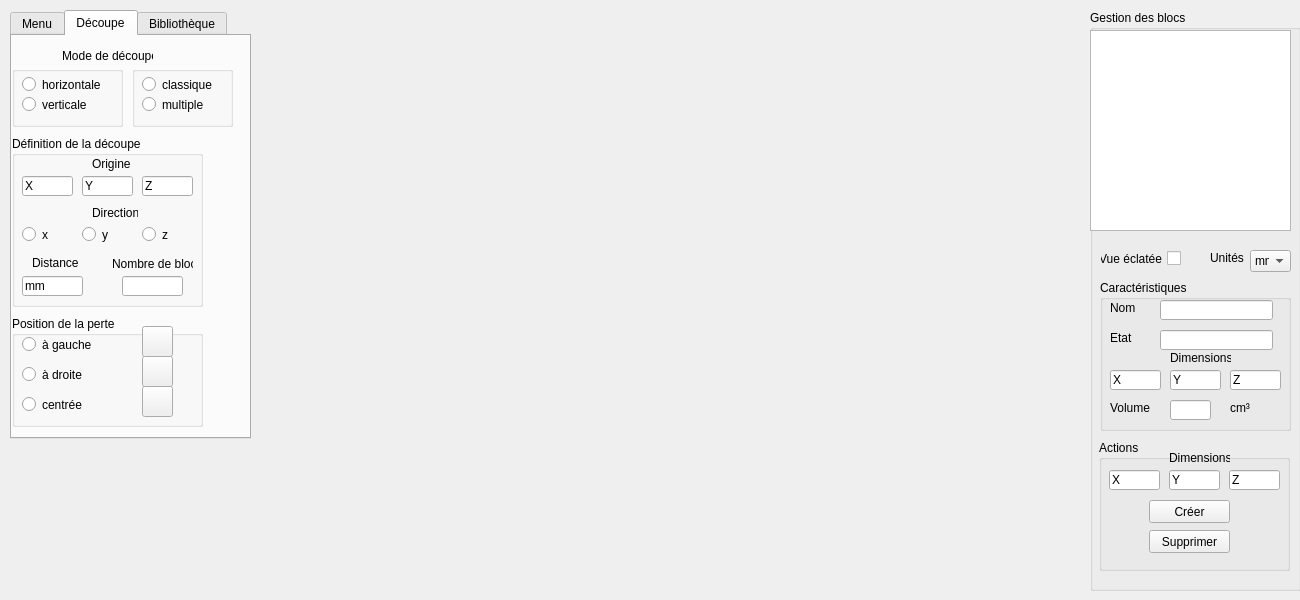
<?xml version="1.0" encoding="UTF-8"?>
<ui version="4.0">
 <class>VueMain</class>
 <widget class="QMainWindow" name="VueMain">
  <property name="geometry">
   <rect>
    <x>0</x>
    <y>0</y>
    <width>1300</width>
    <height>600</height>
   </rect>
  </property>
  <property name="minimumSize">
   <size>
    <width>1300</width>
    <height>600</height>
   </size>
  </property>
  <property name="windowTitle">
   <string>MainWindow</string>
  </property>
  <widget class="QWidget" name="centralwidget">
   <widget class="QWidget" name="verticalLayoutWidget">
    <property name="geometry">
     <rect>
      <x>260</x>
      <y>-1</y>
      <width>821</width>
      <height>601</height>
     </rect>
    </property>
    <layout class="QVBoxLayout" name="ogreLayout">
     <item>
      <spacer name="verticalSpacer">
       <property name="orientation">
        <enum>Qt::Vertical</enum>
       </property>
       <property name="sizeHint" stdset="0">
        <size>
         <width>20</width>
         <height>40</height>
        </size>
       </property>
      </spacer>
     </item>
     <item>
      <spacer name="horizontalSpacer">
       <property name="orientation">
        <enum>Qt::Horizontal</enum>
       </property>
       <property name="sizeHint" stdset="0">
        <size>
         <width>40</width>
         <height>20</height>
        </size>
       </property>
      </spacer>
     </item>
    </layout>
   </widget>
   <widget class="QGroupBox" name="gestionBlocs_groupBox">
    <property name="geometry">
     <rect>
      <x>1090</x>
      <y>10</y>
      <width>211</width>
      <height>581</height>
     </rect>
    </property>
    <property name="title">
     <string>Gestion des blocs</string>
    </property>
    <widget class="QCheckBox" name="vue_checkBox">
     <property name="geometry">
      <rect>
       <x>10</x>
       <y>240</y>
       <width>81</width>
       <height>17</height>
      </rect>
     </property>
     <property name="layoutDirection">
      <enum>Qt::RightToLeft</enum>
     </property>
     <property name="text">
      <string>Vue éclatée</string>
     </property>
    </widget>
    <widget class="QGroupBox" name="blocCaracteristiques_groupBox">
     <property name="geometry">
      <rect>
       <x>10</x>
       <y>270</y>
       <width>191</width>
       <height>151</height>
      </rect>
     </property>
     <property name="title">
      <string>Caractéristiques</string>
     </property>
     <widget class="QLineEdit" name="blocNom_text">
      <property name="geometry">
       <rect>
        <x>60</x>
        <y>20</y>
        <width>113</width>
        <height>20</height>
       </rect>
      </property>
     </widget>
     <widget class="QLabel" name="blocNom_label">
      <property name="geometry">
       <rect>
        <x>10</x>
        <y>20</y>
        <width>31</width>
        <height>16</height>
       </rect>
      </property>
      <property name="text">
       <string>Nom</string>
      </property>
     </widget>
     <widget class="QLineEdit" name="blocEtat_text">
      <property name="geometry">
       <rect>
        <x>60</x>
        <y>50</y>
        <width>113</width>
        <height>20</height>
       </rect>
      </property>
     </widget>
     <widget class="QLabel" name="blocEtat_label">
      <property name="geometry">
       <rect>
        <x>10</x>
        <y>50</y>
        <width>31</width>
        <height>16</height>
       </rect>
      </property>
      <property name="text">
       <string>Etat</string>
      </property>
     </widget>
     <widget class="QLabel" name="blocDimensions_label">
      <property name="geometry">
       <rect>
        <x>70</x>
        <y>70</y>
        <width>61</width>
        <height>16</height>
       </rect>
      </property>
      <property name="text">
       <string>Dimensions</string>
      </property>
     </widget>
     <widget class="QLineEdit" name="blocZ_text">
      <property name="geometry">
       <rect>
        <x>130</x>
        <y>90</y>
        <width>51</width>
        <height>20</height>
       </rect>
      </property>
      <property name="text">
       <string>Z</string>
      </property>
     </widget>
     <widget class="QLineEdit" name="blocX_text">
      <property name="geometry">
       <rect>
        <x>10</x>
        <y>90</y>
        <width>51</width>
        <height>20</height>
       </rect>
      </property>
      <property name="text">
       <string>X</string>
      </property>
     </widget>
     <widget class="QLineEdit" name="blocY_text">
      <property name="geometry">
       <rect>
        <x>70</x>
        <y>90</y>
        <width>51</width>
        <height>20</height>
       </rect>
      </property>
      <property name="text">
       <string>Y</string>
      </property>
     </widget>
     <widget class="QLineEdit" name="blocVolume_text">
      <property name="geometry">
       <rect>
        <x>70</x>
        <y>120</y>
        <width>41</width>
        <height>20</height>
       </rect>
      </property>
     </widget>
     <widget class="QLabel" name="blocVolume_label">
      <property name="geometry">
       <rect>
        <x>10</x>
        <y>120</y>
        <width>41</width>
        <height>16</height>
       </rect>
      </property>
      <property name="text">
       <string>Volume</string>
      </property>
     </widget>
     <widget class="QLabel" name="blocUniteVolume_label">
      <property name="geometry">
       <rect>
        <x>130</x>
        <y>120</y>
        <width>21</width>
        <height>16</height>
       </rect>
      </property>
      <property name="text">
       <string>cm³</string>
      </property>
     </widget>
    </widget>
    <widget class="QGroupBox" name="blocActions_groupBox">
     <property name="geometry">
      <rect>
       <x>9</x>
       <y>430</y>
       <width>191</width>
       <height>131</height>
      </rect>
     </property>
     <property name="title">
      <string>Actions</string>
     </property>
     <widget class="QPushButton" name="blocSupprimer_pushButton">
      <property name="geometry">
       <rect>
        <x>50</x>
        <y>90</y>
        <width>81</width>
        <height>23</height>
       </rect>
      </property>
      <property name="text">
       <string>Supprimer</string>
      </property>
     </widget>
     <widget class="QPushButton" name="blocCreer_pushButton">
      <property name="geometry">
       <rect>
        <x>50</x>
        <y>60</y>
        <width>81</width>
        <height>23</height>
       </rect>
      </property>
      <property name="text">
       <string>Créer</string>
      </property>
     </widget>
     <widget class="QLabel" name="blocActionDimensions_label">
      <property name="geometry">
       <rect>
        <x>70</x>
        <y>10</y>
        <width>61</width>
        <height>16</height>
       </rect>
      </property>
      <property name="text">
       <string>Dimensions</string>
      </property>
     </widget>
     <widget class="QLineEdit" name="nouveauBlocX_text">
      <property name="geometry">
       <rect>
        <x>10</x>
        <y>30</y>
        <width>51</width>
        <height>20</height>
       </rect>
      </property>
      <property name="text">
       <string>X</string>
      </property>
     </widget>
     <widget class="QLineEdit" name="nouveauBlocZ_text">
      <property name="geometry">
       <rect>
        <x>130</x>
        <y>30</y>
        <width>51</width>
        <height>20</height>
       </rect>
      </property>
      <property name="text">
       <string>Z</string>
      </property>
     </widget>
     <widget class="QLineEdit" name="nouveauBlocY_text">
      <property name="geometry">
       <rect>
        <x>70</x>
        <y>30</y>
        <width>51</width>
        <height>20</height>
       </rect>
      </property>
      <property name="text">
       <string>Y</string>
      </property>
     </widget>
    </widget>
    <widget class="QComboBox" name="unites_comboBox">
     <property name="geometry">
      <rect>
       <x>160</x>
       <y>240</y>
       <width>41</width>
       <height>22</height>
      </rect>
     </property>
     <item>
      <property name="text">
       <string>mm</string>
      </property>
     </item>
     <item>
      <property name="text">
       <string>%</string>
      </property>
     </item>
    </widget>
    <widget class="QLabel" name="unites_label">
     <property name="geometry">
      <rect>
       <x>120</x>
       <y>240</y>
       <width>46</width>
       <height>16</height>
      </rect>
     </property>
     <property name="text">
      <string>Unités</string>
     </property>
    </widget>
    <widget class="QTreeView" name="treeBlocs">
     <property name="geometry">
      <rect>
       <x>0</x>
       <y>20</y>
       <width>201</width>
       <height>201</height>
      </rect>
     </property>
     <property name="headerHidden">
      <bool>true</bool>
     </property>
     <attribute name="headerVisible">
      <bool>false</bool>
     </attribute>
    </widget>
   </widget>
   <widget class="QTabWidget" name="decoupe_menu_biblio_onglet">
    <property name="geometry">
     <rect>
      <x>10</x>
      <y>10</y>
      <width>241</width>
      <height>429</height>
     </rect>
    </property>
    <property name="currentIndex">
     <number>1</number>
    </property>
    <widget class="QWidget" name="menuOnglet">
     <property name="enabled">
      <bool>true</bool>
     </property>
     <attribute name="title">
      <string>Menu</string>
     </attribute>
     <widget class="QPushButton" name="quitter_pushButton">
      <property name="geometry">
       <rect>
        <x>50</x>
        <y>140</y>
        <width>91</width>
        <height>23</height>
       </rect>
      </property>
      <property name="text">
       <string>Quitter</string>
      </property>
     </widget>
     <widget class="QPushButton" name="ouvrirProjet_pushButton">
      <property name="geometry">
       <rect>
        <x>50</x>
        <y>20</y>
        <width>91</width>
        <height>23</height>
       </rect>
      </property>
      <property name="text">
       <string>Ouvrir un projet</string>
      </property>
     </widget>
     <widget class="QPushButton" name="enregistrer_pushButton">
      <property name="geometry">
       <rect>
        <x>50</x>
        <y>60</y>
        <width>91</width>
        <height>23</height>
       </rect>
      </property>
      <property name="text">
       <string>Enregistrer</string>
      </property>
     </widget>
     <widget class="QPushButton" name="enregistrerSous_pushButton">
      <property name="geometry">
       <rect>
        <x>50</x>
        <y>100</y>
        <width>91</width>
        <height>23</height>
       </rect>
      </property>
      <property name="text">
       <string>Enregistrer sous</string>
      </property>
     </widget>
    </widget>
    <widget class="QWidget" name="decoupeOnglet">
     <attribute name="title">
      <string>Découpe</string>
     </attribute>
     <widget class="QGroupBox" name="modeDecoupeDroit_GroupBox">
      <property name="geometry">
       <rect>
        <x>120</x>
        <y>30</y>
        <width>101</width>
        <height>61</height>
       </rect>
      </property>
      <property name="title">
       <string/>
      </property>
      <widget class="QRadioButton" name="classiqueRadioButton">
       <property name="geometry">
        <rect>
         <x>10</x>
         <y>10</y>
         <width>82</width>
         <height>17</height>
        </rect>
       </property>
       <property name="text">
        <string>classique</string>
       </property>
      </widget>
      <widget class="QRadioButton" name="multipleRadioButton">
       <property name="geometry">
        <rect>
         <x>10</x>
         <y>30</y>
         <width>82</width>
         <height>17</height>
        </rect>
       </property>
       <property name="text">
        <string>multiple</string>
       </property>
      </widget>
     </widget>
     <widget class="QGroupBox" name="definitionDecoupeGroupBox">
      <property name="geometry">
       <rect>
        <x>0</x>
        <y>100</y>
        <width>191</width>
        <height>171</height>
       </rect>
      </property>
      <property name="title">
       <string>Définition de la découpe</string>
      </property>
      <widget class="QLineEdit" name="origineX_text">
       <property name="geometry">
        <rect>
         <x>10</x>
         <y>40</y>
         <width>51</width>
         <height>20</height>
        </rect>
       </property>
       <property name="text">
        <string>X</string>
       </property>
      </widget>
      <widget class="QLineEdit" name="origineY_text">
       <property name="geometry">
        <rect>
         <x>70</x>
         <y>40</y>
         <width>51</width>
         <height>20</height>
        </rect>
       </property>
       <property name="text">
        <string>Y</string>
       </property>
      </widget>
      <widget class="QLineEdit" name="origineZ_text">
       <property name="geometry">
        <rect>
         <x>130</x>
         <y>40</y>
         <width>51</width>
         <height>20</height>
        </rect>
       </property>
       <property name="text">
        <string>Z</string>
       </property>
      </widget>
      <widget class="QLabel" name="origine_label">
       <property name="geometry">
        <rect>
         <x>80</x>
         <y>20</y>
         <width>41</width>
         <height>16</height>
        </rect>
       </property>
       <property name="text">
        <string>Origine</string>
       </property>
      </widget>
      <widget class="QLabel" name="direction_label">
       <property name="geometry">
        <rect>
         <x>80</x>
         <y>70</y>
         <width>46</width>
         <height>13</height>
        </rect>
       </property>
       <property name="text">
        <string>Direction</string>
       </property>
      </widget>
      <widget class="QRadioButton" name="directionX_radioButton">
       <property name="geometry">
        <rect>
         <x>10</x>
         <y>90</y>
         <width>41</width>
         <height>17</height>
        </rect>
       </property>
       <property name="text">
        <string>x</string>
       </property>
      </widget>
      <widget class="QRadioButton" name="directionY_radioButton">
       <property name="geometry">
        <rect>
         <x>70</x>
         <y>90</y>
         <width>41</width>
         <height>17</height>
        </rect>
       </property>
       <property name="text">
        <string>y</string>
       </property>
      </widget>
      <widget class="QRadioButton" name="directionZ_radioButton">
       <property name="geometry">
        <rect>
         <x>130</x>
         <y>90</y>
         <width>41</width>
         <height>17</height>
        </rect>
       </property>
       <property name="text">
        <string>z</string>
       </property>
      </widget>
      <widget class="QLabel" name="distance_label">
       <property name="geometry">
        <rect>
         <x>20</x>
         <y>120</y>
         <width>46</width>
         <height>13</height>
        </rect>
       </property>
       <property name="text">
        <string>Distance</string>
       </property>
      </widget>
      <widget class="QLabel" name="nbBlocs_label">
       <property name="geometry">
        <rect>
         <x>100</x>
         <y>120</y>
         <width>81</width>
         <height>16</height>
        </rect>
       </property>
       <property name="text">
        <string>Nombre de blocs</string>
       </property>
      </widget>
      <widget class="QLineEdit" name="distance_text">
       <property name="geometry">
        <rect>
         <x>10</x>
         <y>140</y>
         <width>61</width>
         <height>20</height>
        </rect>
       </property>
       <property name="text">
        <string>mm</string>
       </property>
      </widget>
      <widget class="QLineEdit" name="nbBlocs_text">
       <property name="geometry">
        <rect>
         <x>110</x>
         <y>140</y>
         <width>61</width>
         <height>20</height>
        </rect>
       </property>
      </widget>
     </widget>
     <widget class="QGroupBox" name="positionPerteGroupBox">
      <property name="geometry">
       <rect>
        <x>0</x>
        <y>280</y>
        <width>191</width>
        <height>111</height>
       </rect>
      </property>
      <property name="title">
       <string>Position de la perte</string>
      </property>
      <widget class="QRadioButton" name="perteGauche_RadioButton">
       <property name="geometry">
        <rect>
         <x>10</x>
         <y>20</y>
         <width>71</width>
         <height>17</height>
        </rect>
       </property>
       <property name="text">
        <string>à gauche</string>
       </property>
      </widget>
      <widget class="QRadioButton" name="perteDroite_RadioButton">
       <property name="geometry">
        <rect>
         <x>10</x>
         <y>50</y>
         <width>61</width>
         <height>17</height>
        </rect>
       </property>
       <property name="text">
        <string>à droite</string>
       </property>
      </widget>
      <widget class="QRadioButton" name="perteCentree_RadioButton">
       <property name="geometry">
        <rect>
         <x>10</x>
         <y>80</y>
         <width>61</width>
         <height>17</height>
        </rect>
       </property>
       <property name="text">
        <string>centrée</string>
       </property>
      </widget>
      <widget class="QToolButton" name="imagePerteGauche">
       <property name="geometry">
        <rect>
         <x>130</x>
         <y>10</y>
         <width>31</width>
         <height>31</height>
        </rect>
       </property>
       <property name="text">
        <string/>
       </property>
       <property name="icon">
        <iconset>
         <normaloff>../perteGauche.png</normaloff>../perteGauche.png</iconset>
       </property>
       <property name="iconSize">
        <size>
         <width>30</width>
         <height>30</height>
        </size>
       </property>
      </widget>
      <widget class="QToolButton" name="imagePerteCentree">
       <property name="geometry">
        <rect>
         <x>130</x>
         <y>70</y>
         <width>31</width>
         <height>31</height>
        </rect>
       </property>
       <property name="text">
        <string/>
       </property>
       <property name="icon">
        <iconset>
         <normaloff>../perteCentree.png</normaloff>../perteCentree.png</iconset>
       </property>
       <property name="iconSize">
        <size>
         <width>30</width>
         <height>30</height>
        </size>
       </property>
      </widget>
      <widget class="QToolButton" name="imagePerteDroite">
       <property name="geometry">
        <rect>
         <x>130</x>
         <y>40</y>
         <width>31</width>
         <height>31</height>
        </rect>
       </property>
       <property name="text">
        <string/>
       </property>
       <property name="icon">
        <iconset>
         <normaloff>../perteDroite.png</normaloff>../perteDroite.png</iconset>
       </property>
       <property name="iconSize">
        <size>
         <width>30</width>
         <height>30</height>
        </size>
       </property>
      </widget>
     </widget>
     <widget class="QGroupBox" name="modeDecoupeGauche_GroupBox">
      <property name="geometry">
       <rect>
        <x>0</x>
        <y>30</y>
        <width>111</width>
        <height>61</height>
       </rect>
      </property>
      <property name="title">
       <string/>
      </property>
      <widget class="QRadioButton" name="horizontaleRadioButton">
       <property name="geometry">
        <rect>
         <x>10</x>
         <y>10</y>
         <width>111</width>
         <height>17</height>
        </rect>
       </property>
       <property name="text">
        <string>horizontale</string>
       </property>
      </widget>
      <widget class="QRadioButton" name="verticaleRadioButton">
       <property name="geometry">
        <rect>
         <x>10</x>
         <y>30</y>
         <width>101</width>
         <height>17</height>
        </rect>
       </property>
       <property name="text">
        <string>verticale</string>
       </property>
      </widget>
     </widget>
     <widget class="QLabel" name="label_2">
      <property name="geometry">
       <rect>
        <x>50</x>
        <y>10</y>
        <width>91</width>
        <height>20</height>
       </rect>
      </property>
      <property name="text">
       <string>Mode de découpe</string>
      </property>
     </widget>
    </widget>
    <widget class="QWidget" name="biblio_onglet">
     <attribute name="title">
      <string>Bibliothèque</string>
     </attribute>
     <widget class="QGroupBox" name="biblioBlocs_groupBox">
      <property name="geometry">
       <rect>
        <x>9</x>
        <y>140</y>
        <width>181</width>
        <height>131</height>
       </rect>
      </property>
      <property name="title">
       <string>Blocs</string>
      </property>
     </widget>
     <widget class="QGroupBox" name="biblioFormes_groupBox">
      <property name="geometry">
       <rect>
        <x>9</x>
        <y>280</y>
        <width>181</width>
        <height>121</height>
       </rect>
      </property>
      <property name="title">
       <string>Formes complexes</string>
      </property>
     </widget>
     <widget class="QGroupBox" name="biblioAjouter_groupBox">
      <property name="geometry">
       <rect>
        <x>10</x>
        <y>10</y>
        <width>181</width>
        <height>121</height>
       </rect>
      </property>
      <property name="title">
       <string>Ajouter élément</string>
      </property>
      <widget class="QLineEdit" name="biblioNomNouveau_text">
       <property name="geometry">
        <rect>
         <x>72</x>
         <y>20</y>
         <width>101</width>
         <height>20</height>
        </rect>
       </property>
      </widget>
      <widget class="QLabel" name="biblioNomNouveau_label">
       <property name="geometry">
        <rect>
         <x>10</x>
         <y>20</y>
         <width>31</width>
         <height>16</height>
        </rect>
       </property>
       <property name="text">
        <string>Nom</string>
       </property>
      </widget>
      <widget class="QComboBox" name="biblioCatego_comboBox">
       <property name="geometry">
        <rect>
         <x>70</x>
         <y>50</y>
         <width>101</width>
         <height>22</height>
        </rect>
       </property>
       <item>
        <property name="text">
         <string>Bloc</string>
        </property>
       </item>
       <item>
        <property name="text">
         <string>Forme complexe</string>
        </property>
       </item>
      </widget>
      <widget class="QLabel" name="label">
       <property name="geometry">
        <rect>
         <x>10</x>
         <y>50</y>
         <width>46</width>
         <height>13</height>
        </rect>
       </property>
       <property name="text">
        <string>Catégorie</string>
       </property>
      </widget>
      <widget class="QPushButton" name="biblioValiderAjout_pushButton">
       <property name="geometry">
        <rect>
         <x>50</x>
         <y>90</y>
         <width>75</width>
         <height>23</height>
        </rect>
       </property>
       <property name="text">
        <string>Valider</string>
       </property>
      </widget>
     </widget>
    </widget>
   </widget>
  </widget>
 </widget>
 <layoutdefault spacing="6" margin="11"/>
 <resources/>
 <connections/>
</ui>
